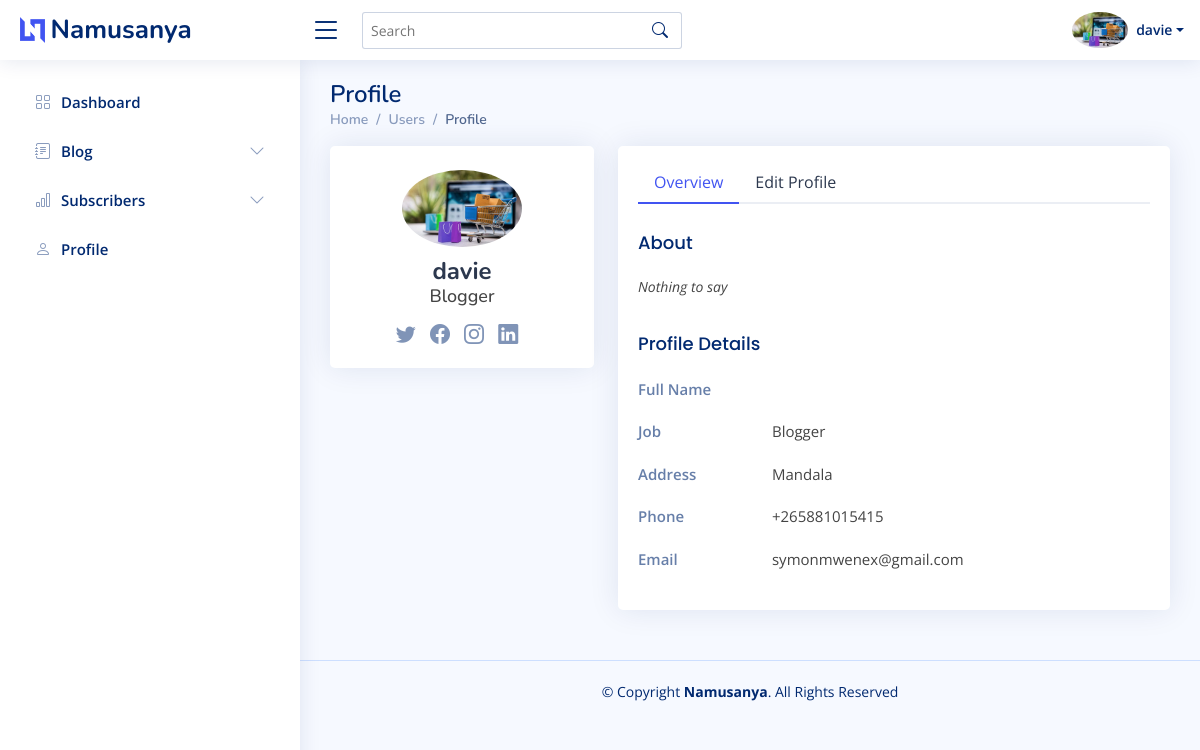
Page /dashboard/profile/1/ (signed in) on the earlier database version.
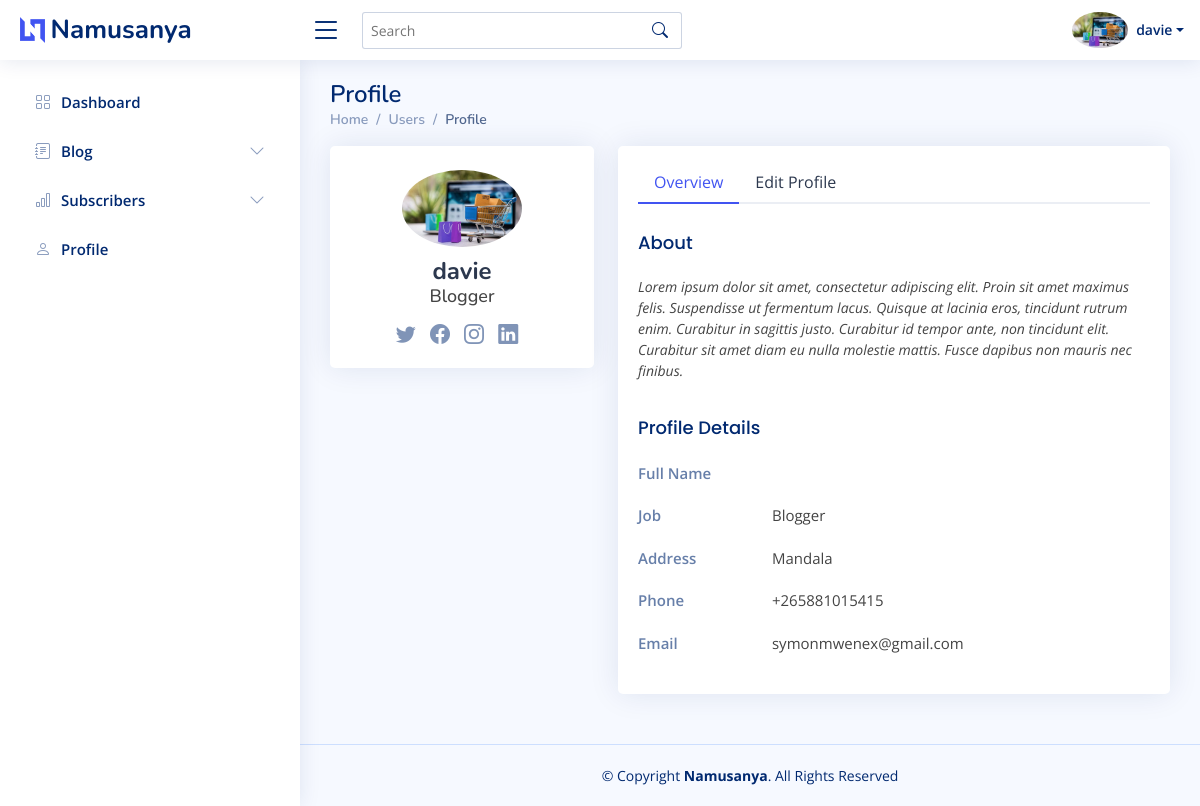
Same page on the later database version.
### users/models.py (models this page shows)
class CustomUser(AbstractUser):
    date_of_birth = models.DateField(blank=True, null=True)
    address = models.CharField(max_length=100, blank=True, null=True)
    phone = models.CharField(max_length=13, null=True, blank=True)
    job = models.CharField(max_length=100)
    twitter = models.URLField(blank=True, null=True)
    facebook = models.URLField(blank=True, null=True)
    instagram = models.URLField(blank=True, null=True)
    linkedin = models.URLField(blank=True, null=True)
    profile_image = models.ImageField(upload_to="images", null=True, blank=True)
    about = models.TextField(
        validators=[MinLengthValidator(300, message="Please enter more text")]
    )
    def get_image(self):
        url = "http://127.0.01:8000/static"
        if self.profile_image:
            return url + self.profile_image.url
        else:
            return ""

### admin_area/views.py (the view)
# urls.py: path("profile/<int:pk>/", UserDetailView.as_view(), name="dashboard_profile"),
class UserDetailView(LoginRequiredMixin, UpdateView):
    template_name = "admin_area/profile.html"
    model = get_user_model()
    fields = [
        "profile_image",
        "first_name",
        "last_name",
        "date_of_birth",
        "about",
        "job",
        "address",
        "phone",
        "email",
        "twitter",
        "facebook",
        "instagram",
        "linkedin",
    ]
    success_url = "/dashboard/"

### templates/admin_area/profile.html (shortened to what this page needs)
{% extends "admin_area/base.html" %} {% load static %} {% load crispy_forms_tags %} {% block content %}
<div class="pagetitle">
    <h1>Profile</h1>
    <nav>
        <ol class="breadcrumb">
            <li class="breadcrumb-item"><a href="{% url 'dashboard' %}">Home</a></li>
            <li class="breadcrumb-item">Users</li>
            <li class="breadcrumb-item active">Profile</li>
        </ol>
    </nav>
</div>
<section class="section profile">
    <div class="row">
        <div class="col-xl-4">
            <div class="card">
                <div class="card-body profile-card pt-4 d-flex flex-column align-items-center">
                    {% if object.get_image %}<img src="{{object.get_image}}" alt="Profile" class="rounded-circle"> {% else %}<img src="/static/images/profile_ph.png" alt="Profile" class="rounded-circle"> {% endif %}
                    <h2>{{object.username}}</h2>
                    <h3>{{object.job}}</h3>
                    <div class="social-links mt-2">
                        <a href="{{object.twitter}}" class="twitter"><i class="bi bi-twitter"></i></a>
                        <a href="{{object.facebook}}" class="facebook"><i class="bi bi-facebook"></i></a>
                        <a href="{{object.instagram}}" class="instagram"><i class="bi bi-instagram"></i></a>
                        <a href="{{object.linkedin}}" class="linkedin"><i class="bi bi-linkedin"></i></a>
                    </div>
                </div>
            </div>
        </div>
        <div class="col-xl-8">
            <div class="card">
                <div class="card-body pt-3">
                    <ul class="nav nav-tabs nav-tabs-bordered">
                        <li class="nav-item">
                            <button class="nav-link active" data-bs-toggle="tab" data-bs-target="#profile-overview">Overview</button>
                        </li>
                        <li class="nav-item">
                            <button class="nav-link" data-bs-toggle="tab" data-bs-target="#profile-edit">Edit Profile</button>
                        </li>
                    </ul>
                    <div class="tab-content pt-2">
                        <div class="tab-pane fade show active profile-overview" id="profile-overview">
                            <h5 class="card-title">About</h5>
                            <p class="small fst-italic">{{object.about}}</p>
                            <h5 class="card-title">Profile Details</h5>
                            <div class="row">
                                <div class="col-lg-3 col-md-4 label ">Full Name</div>
                                <div class="col-lg-9 col-md-8">{{object.firstname}} {{object.lastname}}</div>
                            </div>
                            <div class="row">
                                <div class="col-lg-3 col-md-4 label">Job</div>
                                <div class="col-lg-9 col-md-8">{{object.job}}</div>
                            </div>
                            <div class="row">
                                <div class="col-lg-3 col-md-4 label">Address</div>
                                <div class="col-lg-9 col-md-8">{{object.address}}</div>
                            </div>
                            <div class="row">
                                <div class="col-lg-3 col-md-4 label">Phone</div>
                                <div class="col-lg-9 col-md-8">{{object.phone}}</div>
                            </div>
                            <div class="row">
                                <div class="col-lg-3 col-md-4 label">Email</div>
                                <div class="col-lg-9 col-md-8">{{object.email}}</div>
                            </div>
                        </div>
                    </div>
                </div>
            </div>
        </div>
    </div>
</section>
{% endblock content %}

### templates/admin_area/base.html (shortened to what this page needs)
<!DOCTYPE html> {% load static %}
<html lang="en">
<head>
    <link href="{% static 'assets/vendor/bootstrap/css/bootstrap.min.css'%}" rel="stylesheet">
    <link href="{% static 'assets/vendor/bootstrap-icons/bootstrap-icons.css'%}" rel="stylesheet">
    <link href="{% static 'assets/vendor/remixicon/remixicon.css'%}" rel="stylesheet">
    <link href="{% static 'assets/vendor/boxicons/css/boxicons.min.css'%}" rel="stylesheet">
    <link href="{% static 'assets/vendor/quill/quill.snow.css'%}" rel="stylesheet">
    <link href="{% static 'assets/vendor/quill/quill.bubble.css'%}" rel="stylesheet">
    <link href="{% static 'assets/vendor/simple-datatables/style.css'%}" rel="stylesheet">
    <link href="{% static 'assets/css/style.css'%}" rel="stylesheet">
</head>
<body>
    <header id="header" class="header fixed-top d-flex align-items-center">
        <div class="d-flex align-items-center justify-content-between">
            <a href="index.html" class="logo d-flex align-items-center">
                <img src="{% static 'assets/img/logo.png'%}" alt="">
                <span class="d-none d-lg-block">Namusanya</span>
            </a>
            <i class="bi bi-list toggle-sidebar-btn"></i>
        </div>
        <div class="search-bar">
            <form class="search-form d-flex align-items-center" method="GET" action="{% url 'search' %}">
                <input type="text" name="title" placeholder="Search" title="Enter search keyword" value='{{ request.GET.title }}'>
                <button type="submit" title="Search"><i class="bi bi-search"></i></button>
            </form>
        </div>
        <nav class="header-nav ms-auto">
            <ul class="d-flex align-items-center">
                <li class="nav-item dropdown pe-3">
                    <a class="nav-link nav-profile d-flex align-items-center pe-0" href="#" data-bs-toggle="dropdown">
                        {% if request.user.get_image %}
                        <img src="{{request.user.get_image}}" alt="Profile" class="rounded-circle">
                        {% else %}
                        <img src="/static/images/profile_ph.png" alt="Profile" class="rounded-circle">
                        {% endif %}
                        <span class="d-none d-md-block dropdown-toggle ps-2">{{request.user.username}}</span>
                    </a>
                </li>
            </ul>
        </nav>
    </header>
    <aside id="sidebar" class="sidebar">
        <ul class="sidebar-nav" id="sidebar-nav">
            <li class="nav-item">
                <a class="nav-link collapsed" href="{% url 'dashboard' %}">
                    <i class="bi bi-grid"></i>
                    <span>Dashboard</span>
                </a>
            </li>
            <li class="nav-item">
                <a class="nav-link collapsed" data-bs-target="#forms-nav" data-bs-toggle="collapse" href="#">
                    <i class="bi bi-journal-text"></i><span>Blog</span><i class="bi bi-chevron-down ms-auto"></i>
                </a>
            </li>
            <li class="nav-item">
                <a class="nav-link collapsed" data-bs-target="#charts-nav" data-bs-toggle="collapse" href="#">
                    <i class="bi bi-bar-chart"></i><span>Subscribers</span><i class="bi bi-chevron-down ms-auto"></i>
                </a>
            </li>
            <li class="nav-item">
                <a class="nav-link collapsed" href="{% url 'dashboard_profile' request.user.pk%}">
                    <i class="bi bi-person"></i>
                    <span>Profile</span>
                </a>
            </li>
        </ul>
    </aside>
    <main id="main" class="main">{% block content %} {% endblock content %}</main>
    <footer id="footer" class="footer">
        <div class="copyright">
            &copy; Copyright <strong><span>Namusanya</span></strong>. All Rights Reserved
        </div>
    </footer>
</body>
</html>

Differences in the rows shown:
changed CustomUser "davie": about "Nothing to say" → "Lorem ipsum dolor sit amet, consectetur adipiscing elit. Proin sit amet maximus felis. Suspendisse ut fermentum lacus. Quisque at lacinia eros, tincidunt rutrum enim. Curabitur in sagittis justo. Curabitur id tempor ante, non tincidunt elit. Curabitur sit amet diam eu nulla molestie mattis. Fusce dapibus non mauris nec finibus."
